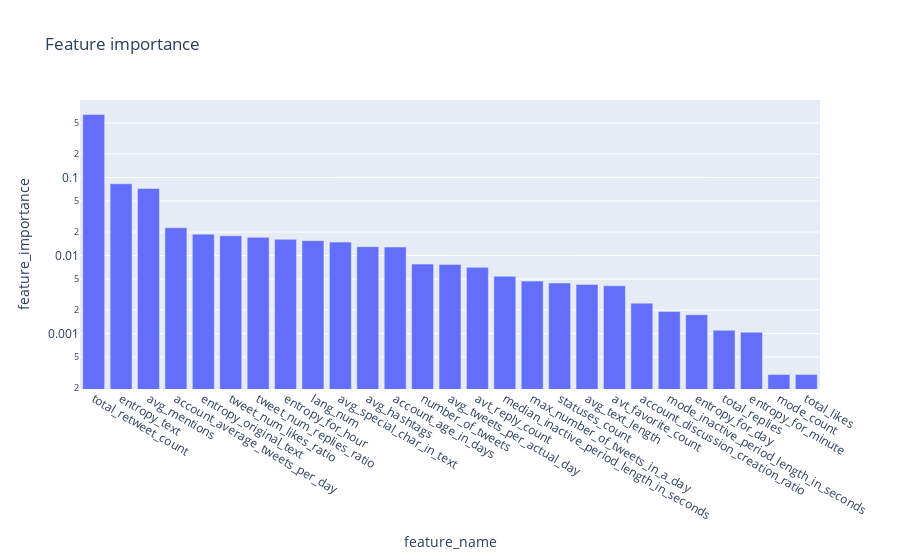

The code cell stored with this chart in its notebook:
### Markdown cell above
### Feature Selection / Dimensionality reduction

Now that our data is standardized, we can take a look at what features provide the most information to our desicionmaking process.

### Code cell
useless_features = plot_feature_importance(df, label, max_tree_depth=10)

### Figure 1 — Plotly figure (JSON) as saved in the notebook; plotly's stock layout.template omitted (floating-point values rounded to 4 significant figures)
{"data": [{"alignmentgroup": "True", "hovertemplate": "feature_name=%{x}<br>feature_importance=%{y}<extra></extra>", "legendgroup": "", "marker": {"color": "#636efa", "pattern": {"shape": ""}}, "name": "", "offsetgroup": "", "orientation": "v", "showlegend": false, "textposition": "auto", "type": "bar", "x": ["total_retweet_count", "entropy_text", "avg_mentions", "account_average_tweets_per_day", "entropy_original_text", "tweet_num_likes_ratio", "tweet_num_replies_ratio", "entropy_for_hour", "lang_num", "avg_special_char_in_text", "avg_hashtags", "account_age_in_days", "number_of_tweets", "avg_tweets_per_actual_day", "avt_reply_count", "median_inactive_period_length_in_seconds", "max_number_of_tweets_in_a_day", "statuses_count", "avg_text_length", "avt_favorite_count", "account_discussion_creation_ratio", "mode_inactive_period_length_in_seconds", "entropy_for_day", "total_replies", "entropy_for_minute", "mode_count", "total_likes"], "xaxis": "x", "y": [0.6414, 0.08312, 0.07224, 0.02271, 0.0188, 0.01789, 0.01711, 0.01613, 0.01551, 0.01487, 0.013, 0.01286, 0.007769, 0.007695, 0.007051, 0.00543, 0.004702, 0.00445, 0.004267, 0.004096, 0.002453, 0.001925, 0.001744, 0.001101, 0.00104, 0.0003001, 0.0002988], "yaxis": "y"}], "layout": {"barmode": "relative", "legend": {"tracegroupgap": 0}, "title": {"text": "Feature importance"}, "xaxis": {"anchor": "y", "domain": [0, 1], "title": {"text": "feature_name"}}, "yaxis": {"anchor": "x", "domain": [0, 1], "title": {"text": "feature_importance"}, "type": "log"}}}
